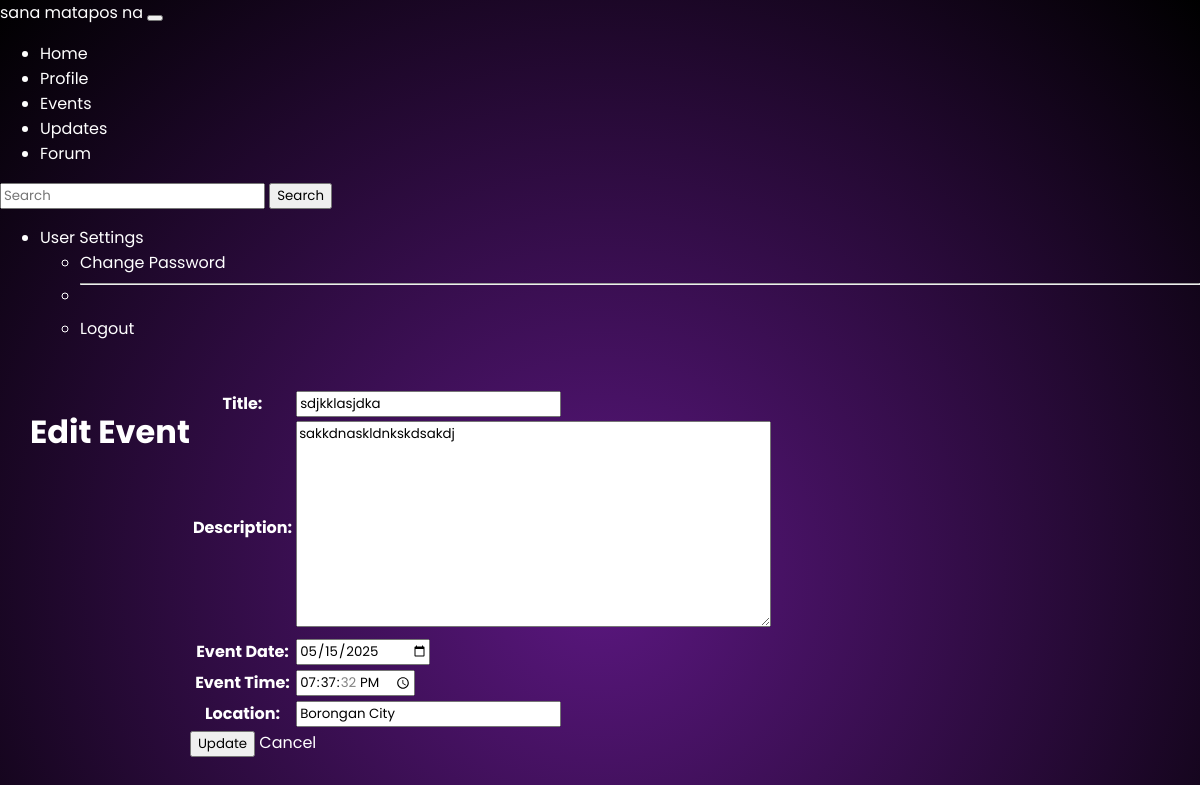
Screenshot of /admin-panel/events/1/edit/ (signed in) with the database file from the repository.
### core/models.py (models this page shows, shortened)
class Event(models.Model):
    title = models.CharField(max_length=200)
    description = models.TextField()
    date = models.DateField(default=date.today)
    time = models.TimeField()
    location = models.CharField(max_length=200)

### core/views.py (the view)
# urls.py: path('admin-panel/events/<int:event_id>/edit/', views.admin_event_edit, name='admin_event_edit'),
@login_required
@user_passes_test(is_admin)
def admin_event_edit(request, event_id):
    event = get_object_or_404(Event, id=event_id)
    if request.method == 'POST':
        form = EventForm(request.POST, instance=event)
        if form.is_valid():
            form.save()
            messages.success(request, 'Event updated successfully.')
            return redirect('admin_event_list')
    else:
        form = EventForm(instance=event)
    return render(request, 'admin_panel/event_form.html', {'form': form, 'is_edit': True})

### core/forms.py
class EventForm(forms.ModelForm):
    class Meta:
        model = Event
        fields = ['title', 'description', 'date', 'time', 'location']
        labels = {
            'date': 'Event Date',
            'time': 'Event Time',
        }
        widgets = {
            'date': forms.DateInput(attrs={'type': 'date'}),
            'time': forms.TimeInput(attrs={'type': 'time'}),
        }

### core/views.py (called while the page is built)
def is_admin(user):
    return user.is_staff or user.is_superuser

### core/templates/admin_panel/event_form.html (shortened to what this page needs)
{% extends "base.html" %}
{% block content %}
    {% if is_edit %}
        <h1>Edit Event</h1>
    {% else %}
        <h1>Add Event</h1>
    {% endif %}
    <form method="post">
        <table>
            {{ form.as_table }}
        </table>
        {% if is_edit %}
            <button type="submit">Update</button>
        {% else %}
            <button type="submit">Create</button>
        {% endif %}
        <a href="{% url 'admin_event_list' %}">Cancel</a>
    </form>
{% endblock %}

### core/static/css/style.css (style rules this page uses)
body { margin: 0; padding: 0; font-family: 'Poppins', sans-serif; background: radial-gradient(circle, #5b1780, #000000); color: white; }

### core/static/css/events.css (style rules this page uses)
* { box-sizing: border-box; font-family: 'Poppins', sans-serif; }
body { margin: 0; padding: 0; background: radial-gradient(circle, #5b1780, #000000); color: white; }
a { text-decoration: none; color: inherit; }

### rows the page displays
Event: title "sdjkklasjdka", description "sakkdnaskldnkskdsakdj", date "05/15/2025", time "19:37:32", location "Borongan City"
